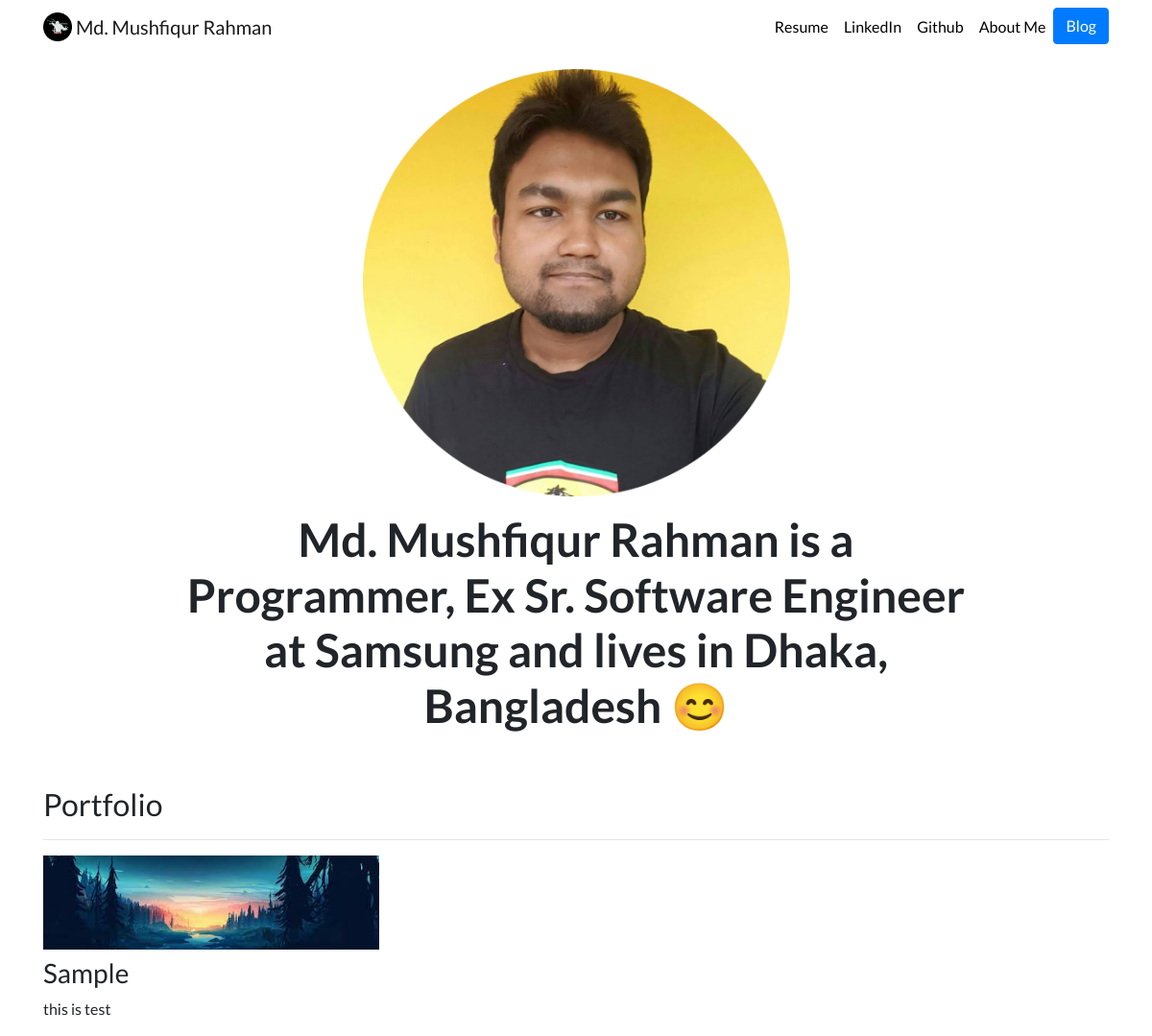
The app's page /, older data.
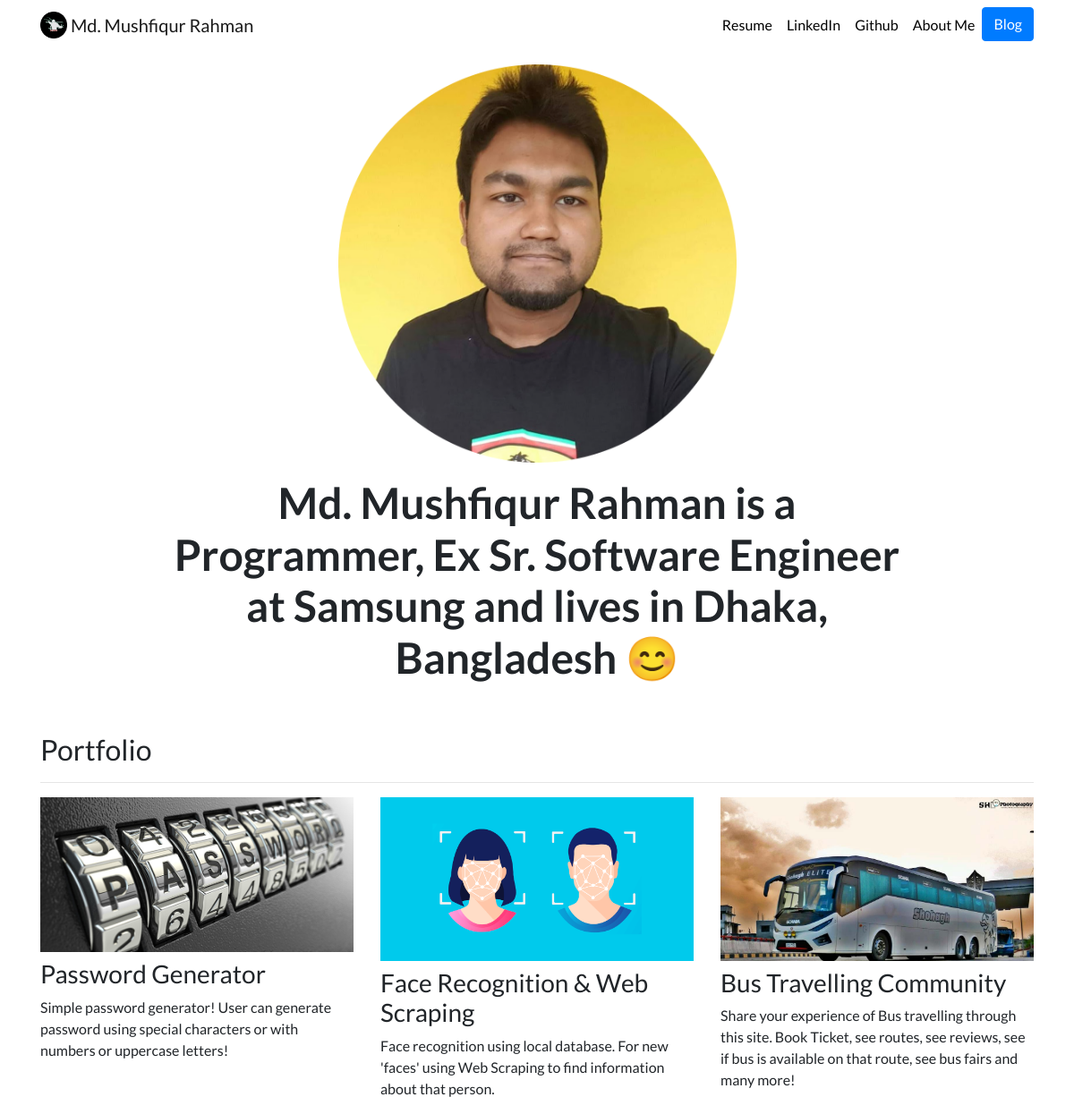
The same page, newer data.
### portfolio/models.py (models this page shows, shortened)
class Project(models.Model):
    title = models.CharField(max_length=100)
    description = models.CharField(max_length=250)
    image = models.ImageField(upload_to='portfolio/images/')
    url = models.URLField(blank=True)

### portfolio/views.py (the view)
# urls.py: 2. Add a URL to urlpatterns:  path('', views.home, name='home')
def home(request):
    projects = Project.objects.order_by('-id')
    return render(request, 'portfolio/home.html', {'projects': projects})

### portfolio/templates/portfolio/home.html
{% extends "portfolio/base.html" %}
{% load static %}
{% block content %}
<div class="row justify-content-center my-3">
  <div class="col-5">
    <img src="{% static 'portfolio/myself.png' %}" class="img-fluid">
  </div>
</div>
<div class="row justify-content-center mb-3">
  <div class="col-md-9 text-center">
    <h1 id="hometext" class="font-weight-bold">Md. Mushfiqur Rahman is a Programmer, Ex Sr. Software Engineer at Samsung and lives in Dhaka, Bangladesh 😊</h1>
  </div>
</div>
<h2 class="mt-5">Portfolio</h2>
<hr>
<div class="row">
  {% for project in projects %}
  <div class="col-lg-4 col-md-6">
    {% if project.url %}
    <a href="{{ project.url }}" target="_blank">
      <img src="{{ project.image.url }}" class="img-fluid mb-2">
    </a>
    {% else %}
    <img src="{{ project.image.url }}" class="img-fluid mb-2">
    {% endif %}
    <h3>{{ project.title }}</h3>
    <p>{{ project.description }}</p>
  </div>
  {% endfor %}
</div>
{% endblock %}

### portfolio/templates/portfolio/base.html (shortened to what this page needs)
{% load static %}
<!doctype html>
<html lang="en">
<head>
  <link rel="stylesheet" href="https://stackpath.bootstrapcdn.com/bootstrap/4.4.1/css/bootstrap.min.css">
  <link rel="stylesheet" href="{% static "portfolio/custom.css" %}">
</head>
<body>
  <nav id="topNav" class="navbar navbar-expand-md navbar-light">
    <div class="container">
      <a class="navbar-brand" href="{% url 'home' %}">
        <img src="{% static "portfolio/MyLogo.png" %}" width="30" height="30" class="d-inline-block align-top" alt="Mushfiq's Logo">
        <span>Md. Mushfiqur Rahman</span>
      </a>
      <div class="collapse navbar-collapse text-center" id="navbarNav">
        <ul class="navbar-nav ml-auto">
          <li class="nav-item">
            <a class="nav-link" href="{% static "portfolio/latestresume.pdf" %}" target="_blank">Resume</a>
          </li>
          <li class="nav-item">
            <a class="nav-link" href="https://www.linkedin.com/in/mrahman084/" target="_blank">LinkedIn</a>
          </li>
          <li class="nav-item">
            <a class="nav-link" href="https://github.com/unseen084" target="_blank">Github</a>
          </li>
          <li class="nav-item">
            <a class="nav-link" href="{% url 'about_me' %}">About Me</a>
          </li>
          <li>
            <a role="button" href="{% url 'blog:all_blogs' %}" class="btn btn-primary">Blog</a>
          </li>
        </ul>
      </div>
    </div>
  </nav>
  <div class="container">
    {% block content %}{% endblock %}
  </div>
</body>
</html>

### portfolio/static/portfolio/custom.css (style rules this page uses)
.navbar-nav .nav-link { color: rgba(0,0,0,1) !important; }
body { font-family: 'Lato', sans-serif; }
@media (min-width: 992px) { #hometext { font-size: 3rem; } }

Row changes from the older to the newer data that the page shows:
removed Project: image (picture), title "Sample", description "this is test"
added Project: image (picture), title "Password Generator", description "Simple password generator! User can generate password using special characters or with numbers or uppercase letters!"
added Project: image (picture), title "Face Recognition & Web Scraping", description "Face recognition using local database. For new 'faces' using Web Scraping to find information about that person."
added Project: image (picture), title "Bus Travelling Community", description "Share your experience of Bus travelling through this site. Book Ticket, see routes, see reviews, see if bus is available on that route, see bus fairs and many more!"
